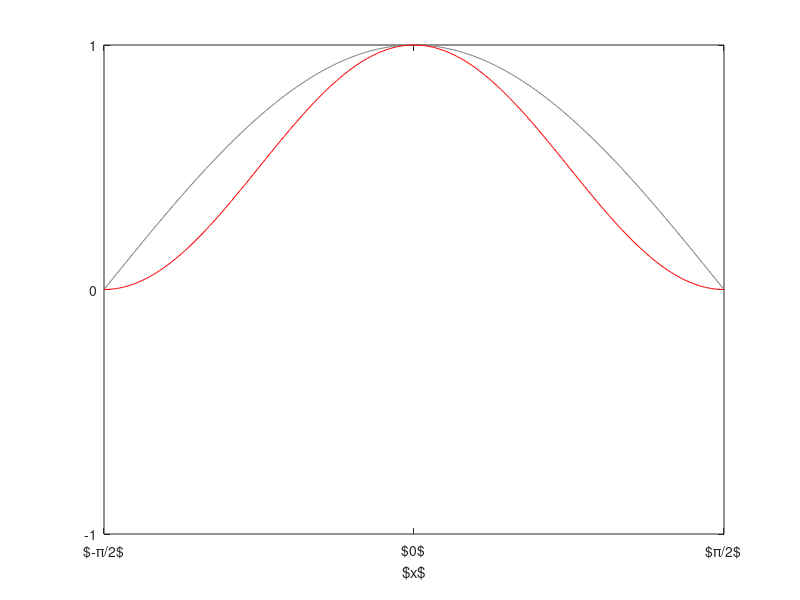

MATLAB code to generate this figure: (Note: this script raises an error after producing the figure.)
close all;
clear all;

x = pi/2*(-1:0.01:1);
a = 1;
b = 0;
plot(x,a*cos(x)+b,'Color',0.5*[1,1,1]);
hold on;
plot(x,cos(x).^2,'r');


xticks([-pi/2,0,pi/2]);
xticklabels({'$-\pi/2$','$0$','$\pi/2$'});
yticks(-1:1:1);
axis([-pi/2,pi/2,-1,1]);
xlabel('$x$');
set(gcf,'Color','white');
pdfprint('temp.pdf','Width',10,'Height',10,'Position',[1.5,1.5,7.5,7.5]);